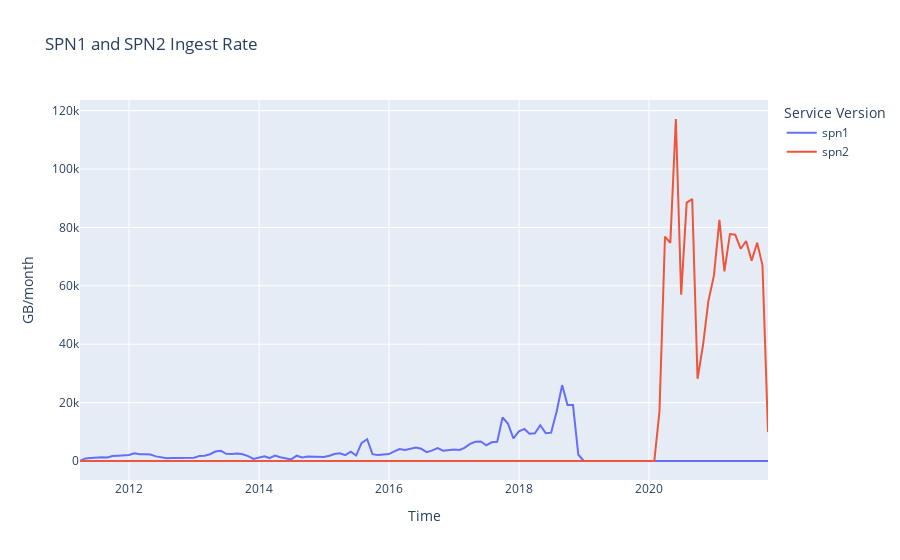

The code cell stored with this chart in its notebook:
### Code cell
fig = px.line(spn_month, title='SPN1 and SPN2 Ingest Rate', labels={'value': 'GB/month', 'date': 'Time'})
fig.update_layout(legend_title='Service Version')
fig
